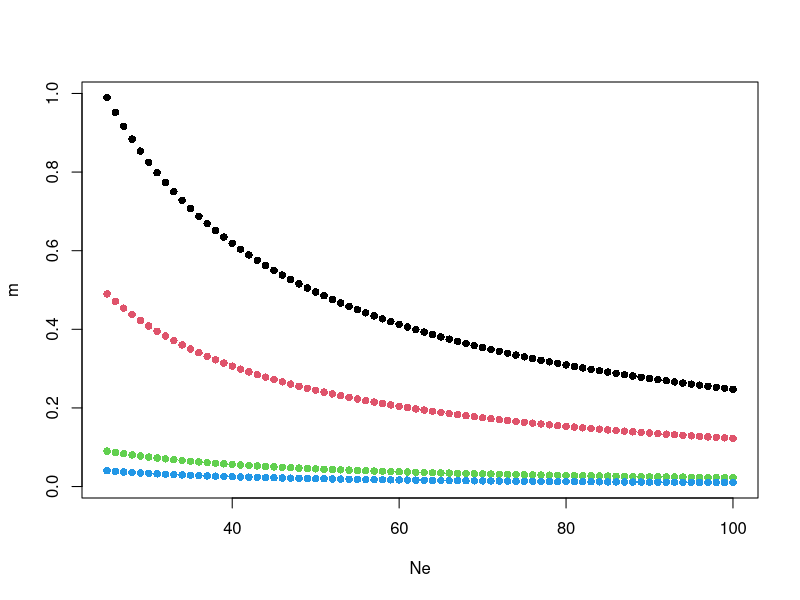

Generate this figure with R: (Note: this script raises an error after producing the figure.)

em.mRate <- function(fst, ne) (1/fst-1)/(4*ne)
em.fst <- function(Nm) 1/(4*Nm+1)
em.Nm <- function(fst) (1/fst-1)/4

em.N <- function(fst, m) (1/fst-1)/(4*m)
em.m <- function(fst, N) (1/fst-1)/(4*N)



fst <- c(0.01, 0.02, 0.1, 0.2)
N <- c(25:100)

m <- sapply(fst, function(x) em.mRate(x, N))
colnames(m) <- paste0('fst', fst)
#m <- 0.05
em.N(0.2, 0.05)

Ne <- sapply(1:4, function(x) em.N(fst[x], m[,x]))

fst
plot(Ne,m, col = rep(1:4, each = nrow(m)), pch = 16)

cbind(m,N) %>% as.data.frame() %>% 
  pivot_longer(-N) %>% 
  mutate(name = (sub('fst','', name))) %>% 
  rename(fst =name, m = value) %>% 
  ggplot(aes(N, m, colour = fst, group = fst)) +
  geom_line(size = 1)+
  theme_classic()

fstmin <- min(fstdata$fst[fstdata$fst>0])
fstdata$Nm <- em.Nm(fstdata$fst+fstmin)

ggplot(filter(fstdata, fst > fstmin), aes(npp.log,Nm , color = phase))+
  geom_point()+
  #scale_y_log10()+
  #scale_x_log10()+
  geom_smooth(method = 'lm')+
  facet_grid(~species)

fstph<-fstdata %>% 
  group_by(phase, phaseNo, npp.log, captures, species) %>% 
  summarise(fst = mean(fst)) %>% 
  mutate(Nm = em.Nm(fst),
         N = captures*15,
         m = em.mRate(fst, N)) %>% 
  filter(!is.infinite(Nm), grepl('herm', species)) 

ggplot(fstph,aes(captures*15, Nm, colour = phase))+ 
  geom_point()+
  geom_smooth(method = lm, formula = y ~ splines::bs(x, 3),
              se = F, aes(group = species))
  
ggplot(fstph,aes(npp.log, Nm, colour = phase))+ 
  geom_point()+
  geom_smooth(method = lm, formula = y ~ splines::bs(x, 5),
              se = F, aes(group = species))


ggplot(fstph,aes(N, m, colour = phase))+ 
  #geom_line(aes(group = species), linewidth = 1, colour = 'black')+
  geom_point(size = 3)+
  geom_smooth(span = 0.9, aes(group = species), se = F) +
  theme_classic()



AIC(lm(Nm ~ captures, data = fstph), lm(log(Nm) ~ captures,data = fstph))


# t explore ---------------------------------------------------------------


em.mRate <- function(fst, ne) (1/fst-1)/(4*ne)
em.fst <- function(Nm) 1/(4*Nm+1)
em.Nm <- function(fst) (1/fst-1)/4

em.N <- function(fst, m) (1/fst-1)/(4*m)

em.fstiso <- function(ne, t = 2) 1 - (1 - 1 / (2 * ne))^t

d<-fstdata %>% 
  group_by(species, phaseNo, phase, captures, npp.log, npp) %>% 
  summarise(fst = mean(fst),
            Nm = em.Nm(fst)) %>%
  mutate(mSrgt = Nm/(captures)) %>% 
  # filter(phase != 'stable') %>% 
  arrange(phase)

e <- d %>% filter(grepl('herm', species))

est.fst <- apply(data.frame(n = e$captures[4:9],
                            t = c(rep(1,3), 2, 2, 2)), 1,
                 function(x) em.fstiso(x[1], x[2]))


est.fst2 <- est.fst^2
lm(e$fst[4:9]~ est.fst) %>% summary

plot(e$fst[4:9]~ est.fst, col = e$phase[4:9], pch = 16)



em.equal <- function(m, ne) log(1/2)/(log(((1-m)^2)*(1-(1/(2*ne)))))

# Define parameters
m <- 0.01    # Migration rate
N <- 1000    # Population size

em.equal2 <- function(m, N){
  
  # Calculate the expression
numerator <- log(1 / 2)
denominator <- log((1 - m)^2 * (1 - 1 / (2 * N)))
result <- numerator / denominator

result
}
m.mice <- seq(0.02,0.5,0.02)
data.frame(ne = rep(c(10,25,100,250), each = length(m.mice)),
           m = m.mice) %>% 
  mutate(tte = em.equal2(m, ne)) %>% 
  ggplot(aes(m, tte, colour = ne, group = ne))+
  geom_point()+
  geom_smooth(se = F)+
  theme_classic()+
  geom_hline(yintercept = c(1,4), lty = 2, colour = 'grey')


em.equal(0.01, 250)

em.equal2(0.0001, 100)
em.equal2(0.0001, 10000)

em.equal2(0.1, 10000)
em.equal2(0.1, 100)

em.equal2(0.1, 10000)
em.equal2(0.1, 100)

em.equal2(0.8, 100)
em.equal2(0.1, 100)

em.equal2(0.1, 1000)
em.equal2(0.3, 100)




e %>% 
  mutate(tte = em.equal())





e %>% 
  mutate(m = em.mRate(fst, captures),
         m2 = (1-fst)/(4*captures*fst))
em.mRate()




